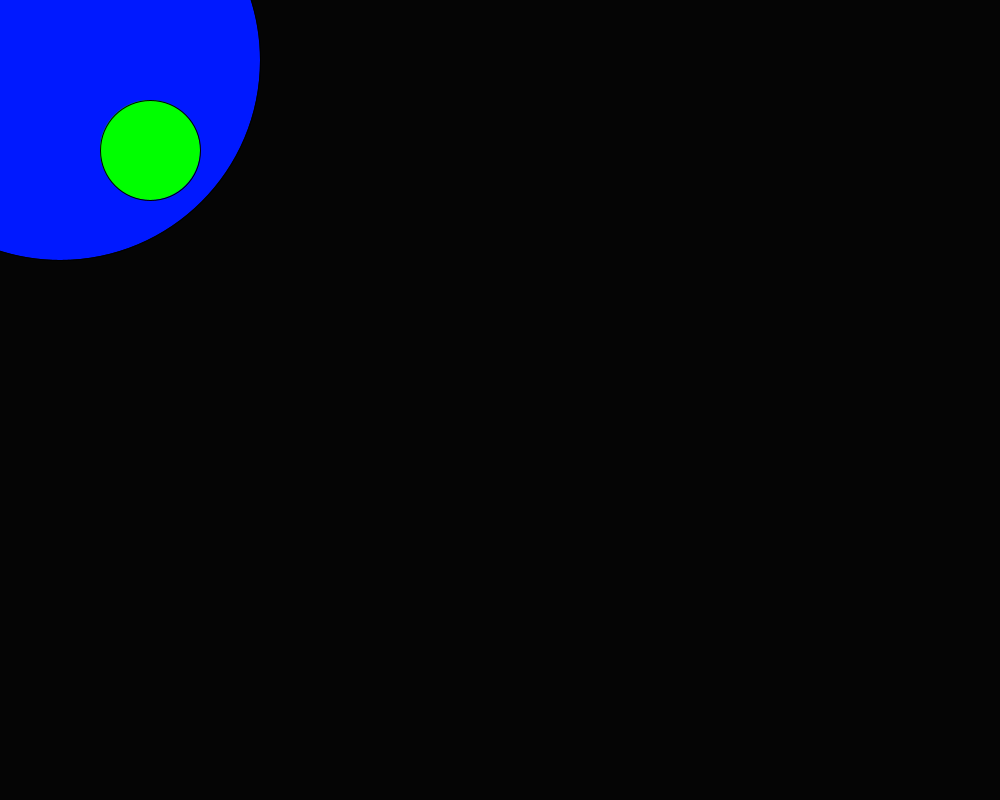
Frame 1 (no input)
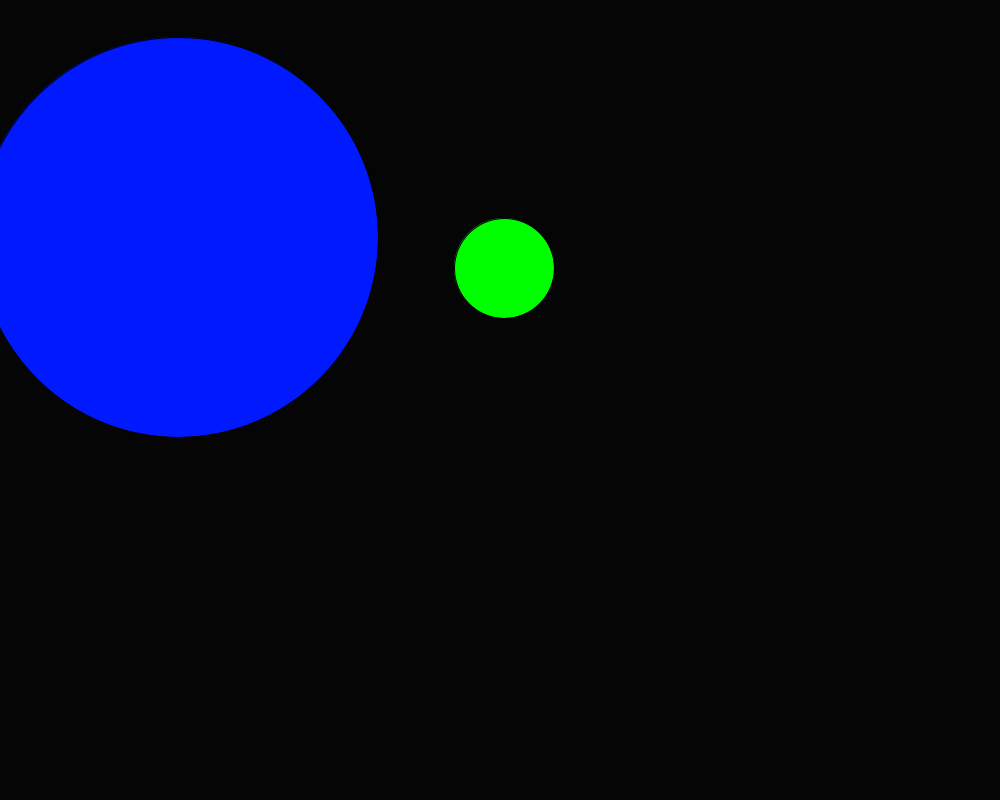
Frame 60 (the mouse pressed at the canvas centre just before this capture)
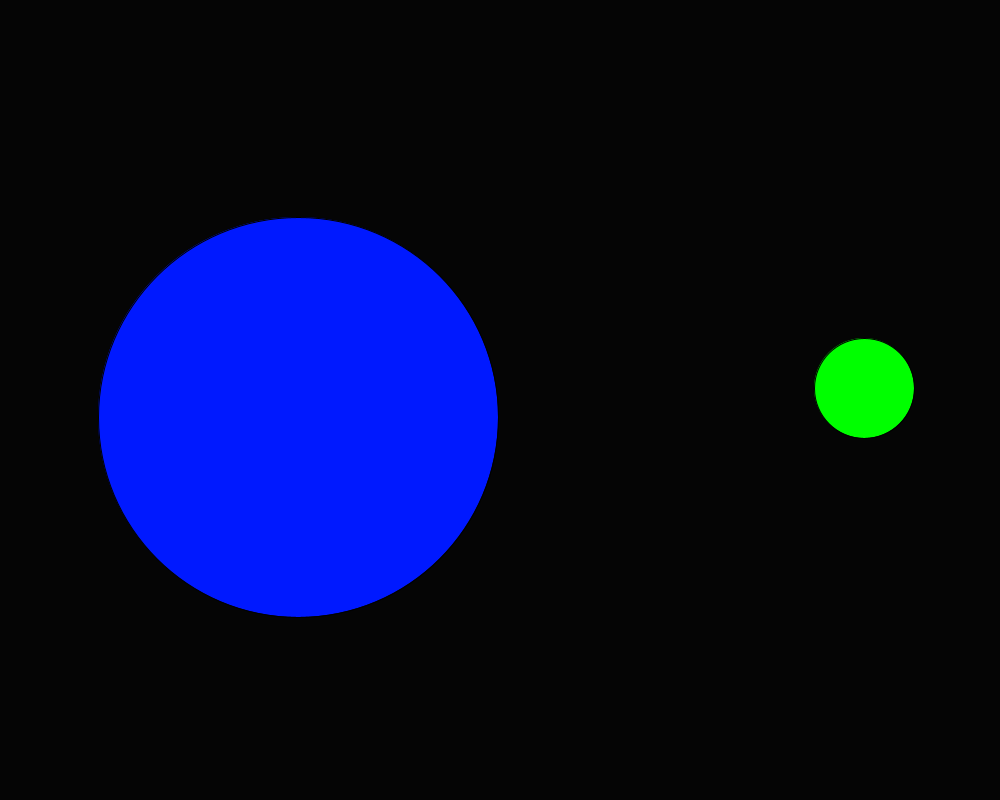
Frame 120 (the mouse held since frame 60 and released just before this capture)

The Processing sketch that drew these frames (run headless with seeded random() and noise(); from frame 60 on, the mouse is pressed at the canvas centre):

// Processing sketch: processing_79821
// ── processing_79821.pde

int circleX = 60;
int circleY = 60;
int circleA = 150;
int circleB = 150;
int t = 2;
int v = 3;
int x = 6;
int y = 2;
void setup()
 
{
  size(1000,800 );
  smooth();
}
 
void draw()
{
  background(5,5,5);
 
  fill(0,25,255);
  ellipse(circleX, circleY, 400, 400);
  fill(0,255,0);
  ellipse(circleA, circleB, 100, 100);
  circleX = circleX + t;
  circleY = circleY + v;
  circleA = circleA + x;
  circleB = circleB + y;
 
  if (circleX > width-40 || circleX < 40) {
    t = t * -1;
  }
 
  if (circleY < 40 || circleY > height-40)
  {
    v= v* -1;
  }
  if (circleA > width-25 || circleA < 25) {
    x = x * -1;
  }
 
  if (circleB < 25 || circleB > height-25)
  {
    y= y* -1;
  }
}
